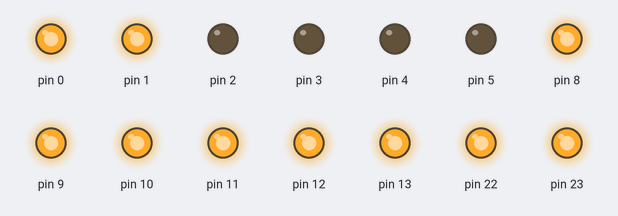
Bench run of a sketch on a simulated Arduino Uno, built with avr-gcc and run on an emulated ATmega328P. Shown: output pins drawn as LEDs (lit = HIGH).

Above: at 0.5 s.
At 3.5 s:
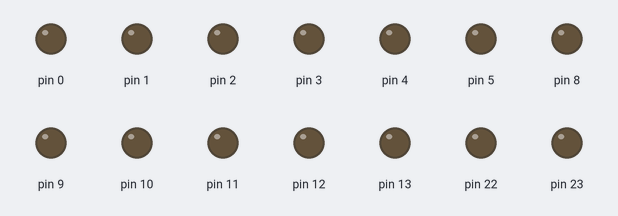
Timing chart, 0 to 4.6 s (numbered marks = the images above):
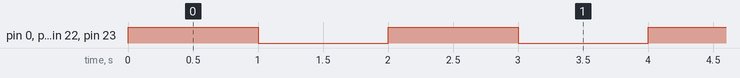

Measured:
- by itself, pin 0, pin 1, pin 8–13, pin 22, pin 23: alternates HIGH for 1.0 s and LOW for 1.0 s

The sketch:

Challenge_3_LED_blink.ino
```cpp
#include <avr/io.h>
#include <util/delay.h>

int main (void)
{
  DDRB = 0xFF;
  DDRD = 0xFF;

  while(1)
  {
    PORTB = 0xFF;
    PORTD = 0x03;
    _delay_ms(1000);
    PORTB = 0x00;
    PORTD = 0x00;
    _delay_ms(1000);
  }
}
```
